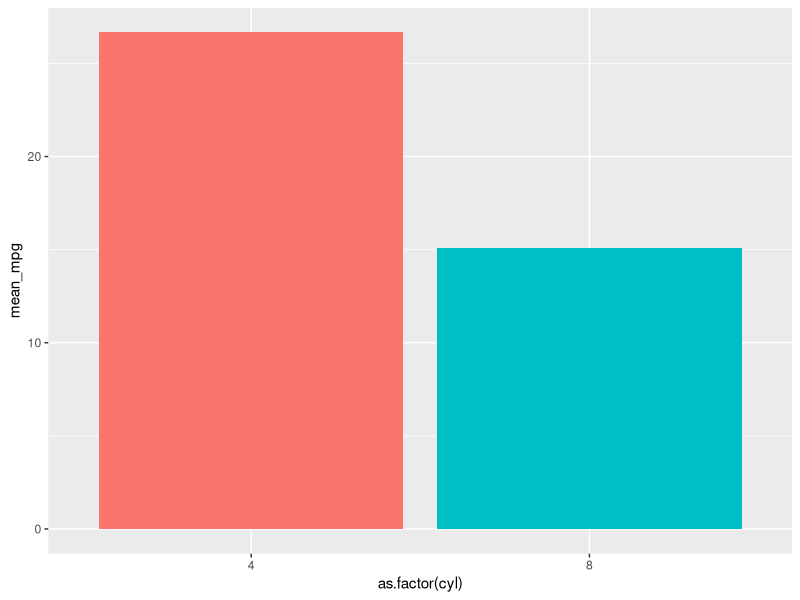

The R source for this figure:
## ---- chunk 1
library(tidyverse)
mtcars <- mtcars %>% 
  filter(cyl != 6)
## ---- chunk 2
mtcars %>% 
  group_by(cyl) %>% 
  summarize(mean_mpg = mean(mpg)) %>% 
  ggplot(aes(as.factor(cyl), mean_mpg)) + 
  geom_col(aes(fill = as.factor(cyl))) +
  theme(legend.position = 'none')
## ---- chunk 3
psych::dummy.code(mtcars$cyl) %>% 
  head()
## ---- chunk 4
t.test(mpg ~ cyl, data = mtcars, var.equal = TRUE)
## ---- chunk 5
summary(lm(mpg ~ as.factor(cyl), data = mtcars))
## ---- chunk 6
ex_compare <- data.frame(group1 = c(1, 4, 6, 7, 3, 6),
                         group2 = c(5, 6, 3, 4, 8, 7))
ex_compare
## ---- chunk 7
(1 + 4 + 6 + 7 + 3 + 6)/6
# 4.5 group 1

(5 + 6 + 3 + 4 + 8 + 7)/6
# 5.5 group 2
## ---- chunk 8
(1 - 4.5)^2 + (4 - 4.5)^2 + (6 - 4.5)^2 +
  (7 - 4.5)^2 + (3 - 4.5)^2 + (6 - 4.5)^2
# group 1 25.5 ss

(5 - 5.5)^2 + (6 - 5.5)^2 + (3 - 5.5)^2 +
  (4 - 5.5)^2 + (8 - 5.5)^2 + (7 - 5.5)^2
# group 2 17.5 ss 
## ---- chunk 9
25.5/5
sqrt(5.1)
# group 1 variance = 5.1
# group 1 sd = 2.26
## ---- chunk 10
17.5/5
sqrt(3.5)
# group 2 variance = 3.5
# group 2 sd = 1.87
## ---- chunk 11
5.1/6
# group 1 part of the standard error = .85

3.5/6
# group 2 part of the standard error = .58

sqrt(.58 + .58)
# standard error is 1.08
## ---- chunk 12
4.5 - 5.5
# numerator is -1

# denominator is 1.08 from previous step

-1/1.08
# t-test is -.93
## ---- chunk 13
(6 - 1) + (6 - 1)
